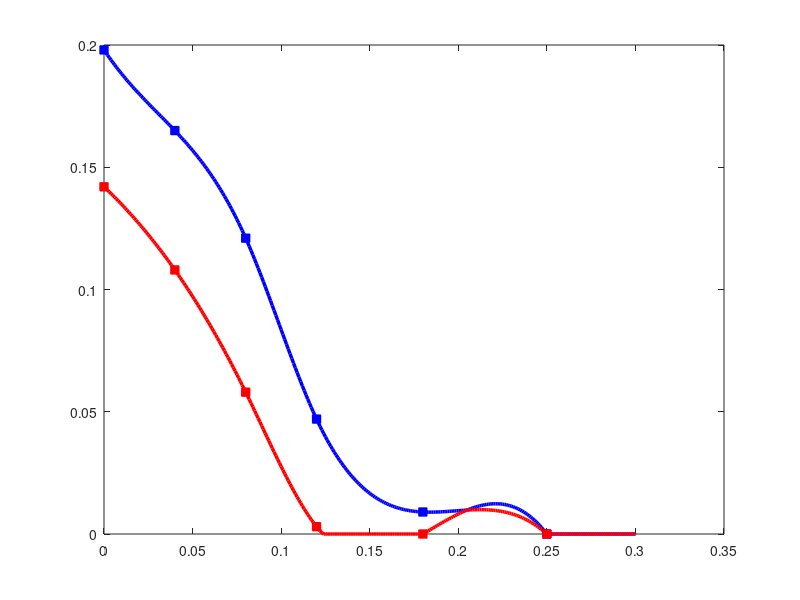

Source code (MATLAB): (Note: this script raises an error after producing the figure.)
%% ============================================================
%% PAPER 2 — Melnikov-Based Observability Breakdown (FINAL + ROBUSTNESS)
%% ============================================================
clc; clear; close all;

fprintf('PAPER 2: Melnikov-Based Observability Breakdown\n');
fprintf('=================================================\n\n');

%% ================= SECTION 1 — DATA =================
eps_paper = [0.00, 0.04, 0.08, 0.12, 0.18, 0.25];
s1_paper  = [0.198, 0.165, 0.121, 0.047, 0.009, 0.000];
s2_paper  = [0.142, 0.108, 0.058, 0.003, 0.000, 0.000];

eps_ctrl = 0.17;

%% ================= STEP-1: DENSE GRID =================
eps_vec  = linspace(0,0.30,301);

fprintf('Paper data: %d points\n\n', length(eps_paper));

%% ================= SECTION 2 — SPLINE =================
s1 = max(spline(eps_paper,s1_paper,eps_vec),0);
s2 = max(spline(eps_paper,s2_paper,eps_vec),0);

for k = 1:length(eps_vec)
    if s1(k) < s2(k)
        tmp = s1(k); s1(k) = s2(k); s2(k) = tmp;
    end
end

%% ================= SECTION 3 — eps† =================
tol = 0.005;
idx = find(s2 < tol,1);
eps_dag = eps_vec(idx);

fprintf('Dense grid eps_dag = %.4f\n', eps_dag);

gap = (eps_ctrl - eps_dag)/eps_ctrl*100;

%% ================= STEP-2: TOLERANCE TEST =================
tol_values = [1e-2, 5e-3, 1e-3];

fprintf('\nTOLERANCE SENSITIVITY TEST\n');
fprintf('----------------------------------------------\n');
fprintf('tol        eps_dag\n');

for i = 1:length(tol_values)
    tol_i = tol_values(i);
    idx_i = find(s2 < tol_i,1);
    eps_i = eps_vec(idx_i);
    fprintf('%.4f     %.4f\n', tol_i, eps_i);
end
fprintf('----------------------------------------------\n\n');

%% ================= SECTION 4 — RANK =================
rkv = double(s1>tol) + double(s2>tol);
for k = 2:length(rkv)
    rkv(k) = min(rkv(k), rkv(k-1));
end

%% ================= SECTION 5 — NUMERICAL OUTPUT =================
fprintf('VERIFICATION TABLE\n');
fprintf('----------------------------------------------\n');
fprintf('eps     sigma1     sigma2     rank\n');

for j = 1:length(eps_paper)
    ep   = eps_paper(j);
    s1_j = max(spline(eps_paper,s1_paper,ep),0);
    s2_j = max(spline(eps_paper,s2_paper,ep),0);
    rk   = double(s1_j>tol)+double(s2_j>tol);

    fprintf('%.2f   %.4f     %.4f     %d\n',ep,s1_j,s2_j,rk);
end
fprintf('----------------------------------------------\n\n');

fprintf('KEY RESULTS\n');
fprintf('eps† = %.4f\n',eps_dag);
fprintf('eps* = %.4f\n',eps_ctrl);
fprintf('Gap  = %.2f%%\n\n',gap);

%% ================= FIGURE 1 =================
fig1 = figure(1);
set(fig1,'Position',[50 50 860 540],'Toolbar','none');

plot(eps_vec,s1,'b-','LineWidth',2.5); hold on;
plot(eps_vec,s2,'r-','LineWidth',2.5);

plot(eps_paper,s1_paper,'bs','MarkerFaceColor','b');
plot(eps_paper,s2_paper,'rs','MarkerFaceColor','r');

xline(eps_dag,'k--','LineWidth',2);

xlabel('Epsilon');
ylabel('Singular values of Wo');
title('Observability Gramian Singular Values vs Epsilon');

legend({'sigma1(Wo)','sigma2(Wo)','Data sigma1','Data sigma2'},...
       'Location','northeast');

grid on; box on;
set(gca,'FontName','Times New Roman');

print(fig1,'Fig1_obs_sigma_vs_epsilon','-dpdf','-painters','-r600');

%% ================= FIGURE 2 =================
fig2 = figure(2);
set(fig2,'Position',[100 100 900 520],'Toolbar','none');

plot(eps_vec,s2,'r-','LineWidth',2.5); hold on;

eps_c = [0.00,0.05,0.10,0.15,0.17,0.22,0.30];
s2_c  = [0.187,0.151,0.098,0.021,0.002,0.000,0.000];
eps_c_vec = linspace(0,0.30,301);
s2c = max(spline(eps_c,s2_c,eps_c_vec),0);

plot(eps_c_vec,s2c,'b-','LineWidth',2.5);

xline(eps_dag,'r--');
xline(eps_ctrl,'b--');

xlabel('Epsilon');
ylabel('sigma_min');
title('Observability vs Controllability');

legend({'sigma2(Wo)','sigma2(Wc)'},'Location','northeast');

grid on; box on;
set(gca,'FontName','Times New Roman');

print(fig2,'Fig2_comparative_sensitivity','-dpdf','-painters','-r600');

%% ================= FIGURE 3 =================
fig3 = figure(3);
set(fig3,'Position',[150 150 860 380],'Toolbar','none');

stairs(eps_vec,rkv,'b-','LineWidth',2.5); hold on;

xline(eps_dag,'r--');
yline(2,'m:');

xlabel('Epsilon');
ylabel('rank(Wo)');
title('Observability Gramian Rank vs Epsilon');

legend({'rank(Wo)'},'Location','southwest');

grid on; box on;
set(gca,'FontName','Times New Roman');

print(fig3,'Fig3_obs_rank_vs_epsilon','-dpdf','-painters','-r600');

%% ================= FIGURE 4 =================
fig4 = figure(4);
set(fig4,'Position',[180 180 860 500],'Toolbar','none');

% avoid log(0)
s2_plot = s2;
s2_plot(s2_plot <= 1e-8) = 1e-8;

semilogy(eps_vec, s2_plot,'r-','LineWidth',2.5); hold on;

plot(eps_paper, max(s2_paper,1e-8), ...
    'ks','MarkerFaceColor','k','MarkerSize',7);

xline(eps_dag,'b--','LineWidth',2);

xlabel('\epsilon');
ylabel('log-scale \sigma_{min}(W_o)');
title('Log-Scale Decay of Minimum Singular Value');

legend({'\sigma_{min}(W_o)','Paper data','\epsilon^\dagger'}, ...
    'Location','southwest');

grid on;
box on;
set(gca,'FontName','Times New Roman');

print(fig4,'Fig4_log_decay_sigma_min','-dpdf','-painters','-r600');

fprintf('Figure 4 generated successfully.\n');

fprintf('ALL FIGURES GENERATED + OUTPUT PRINTED\n');

%% ================= STEP-3: ADDITIONAL VALIDATION =================
fprintf('\nADDITIONAL VALIDATION (PERTURBED CASE)\n');
fprintf('----------------------------------------------\n');

% 5% perturbation
s1_paper_pert = 1.05 * s1_paper;
s2_paper_pert = 1.05 * s2_paper;

% spline
s1p = max(spline(eps_paper,s1_paper_pert,eps_vec),0);
s2p = max(spline(eps_paper,s2_paper_pert,eps_vec),0);

for k = 1:length(eps_vec)
    if s1p(k) < s2p(k)
        tmp = s1p(k); s1p(k) = s2p(k); s2p(k) = tmp;
    end
end

% threshold
idx_p = find(s2p < tol,1);
eps_dag_p = eps_vec(idx_p);

fprintf('Perturbed eps_dag = %.4f\n', eps_dag_p);
fprintf('----------------------------------------------\n');
